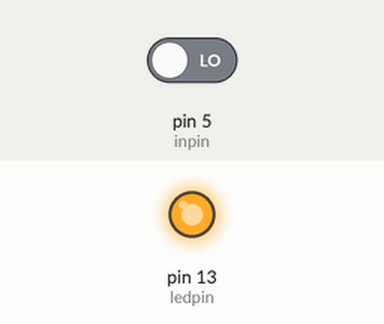
Simulated run of this sketch. Board: Arduino Uno, built with avr-gcc and run on an emulated ATmega328P. On the bench: output pins drawn as LEDs (lit = HIGH). The inputs (shaded band) are chosen by the test bench; at power-on: pin 5 (inpin) LOW.

Above: at 1.2 s.
1.3 s: pin 5 (inpin) driven HIGH
At 2.5 s:
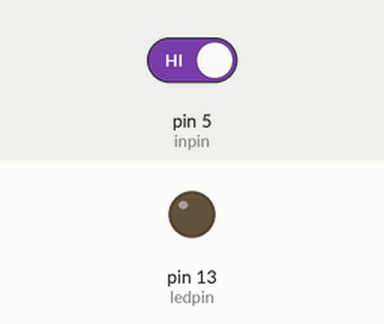
2.8 s: pin 5 (inpin) driven LOW
At 3.8 s:
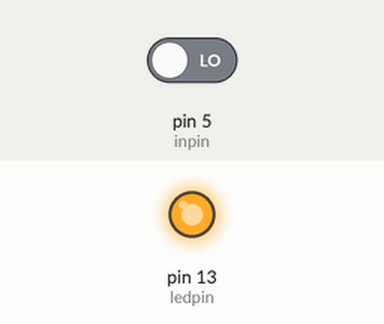
Timing chart, 0 to 5.8 s (numbered marks = the images above; inputs shaded):
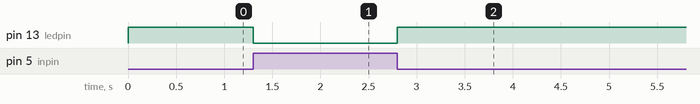

Measured:
- after the input at 1.3 s, pin 13 (ledpin): HIGH → LOW at once
- after the input at 2.8 s, pin 13 (ledpin): LOW → HIGH at once

The sketch:

Push_button_-_LED_Blinking.ino
```cpp
/***********************************************************
File name:   04_ Controlling an LED by a Button.ino Description:
Lit LED, let LED blinks.
***********************************************************/

int ledpin=13;// definition digital interface
int inpin=5;//Define the number 7 Interface
int val;//Define the variable val
void setup()
{
  pinMode(ledpin,OUTPUT);//Define led as Output
  pinMode(inpin,INPUT);//Button interface is defined as input
}
void loop()
{
val=digitalRead(inpin);//Read digitalpin 7 level value assigned to val
if(val==HIGH)//Test button is pressed
{
  digitalWrite(ledpin,LOW);
}
else
{
  digitalWrite(ledpin,HIGH);
}
}
```
